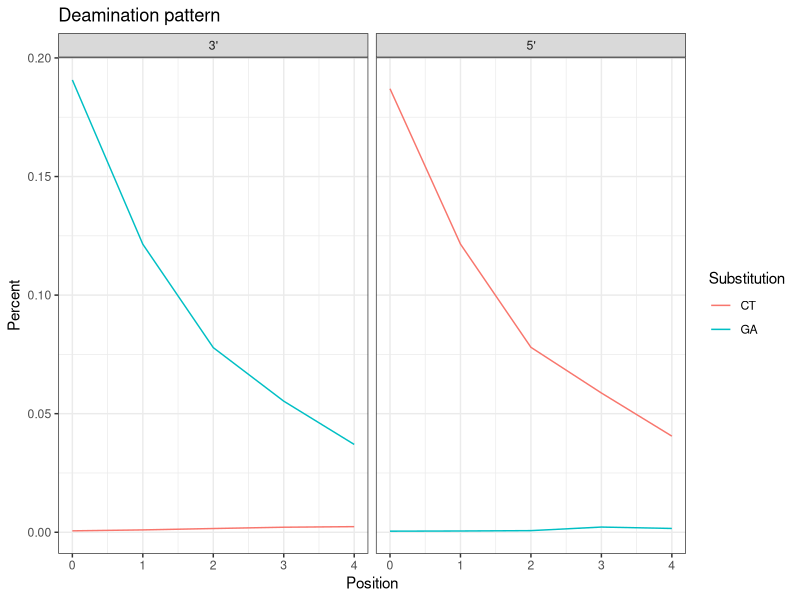

Source code (R):
## ---- chunk 1
knitr::opts_chunk$set(echo = TRUE)
## ---- chunk 2
library(tidyverse)
## ---- chunk 3
#read nucleotide mismatch table, and retain only C-T and G-A substitutions
mismatch <- read.table("nucleotide_mismatch_table.txt", header = TRUE) %>% pivot_longer(cols = AA:TT, names_to = "Substitution", values_to = "Percent") %>% filter(Substitution == "CT" | Substitution =="GA")
head(mismatch)
## ---- chunk 4
#plot substitution rates as two plots, one for 3' end and one for 5' end, with color for substitution type
mismatch %>% ggplot(aes(y= Percent,x=Pos, colour = Substitution)) +
  geom_line() +
  facet_wrap(vars(Direction)) +
  ggtitle("Deamination pattern") +
  xlab("Position") +
  theme_bw()
